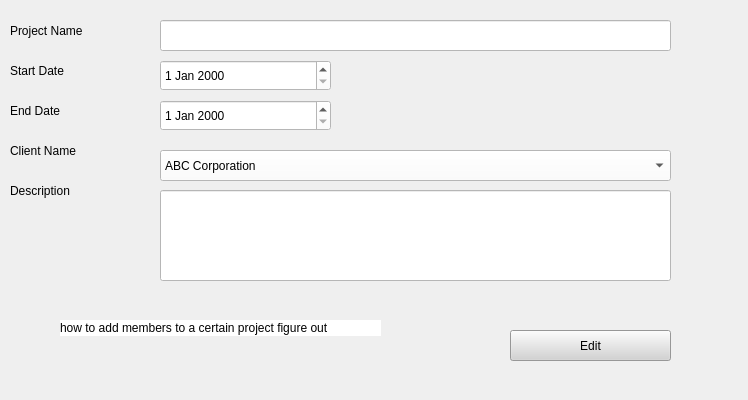
<?xml version="1.0" encoding="UTF-8"?>
<ui version="4.0">
 <class>Form</class>
 <widget class="QWidget" name="Form">
  <property name="geometry">
   <rect>
    <x>0</x>
    <y>0</y>
    <width>748</width>
    <height>400</height>
   </rect>
  </property>
  <property name="windowTitle">
   <string>Form</string>
  </property>
  <widget class="QComboBox" name="comboBox">
   <property name="geometry">
    <rect>
     <x>160</x>
     <y>150</y>
     <width>511</width>
     <height>31</height>
    </rect>
   </property>
   <property name="styleSheet">
    <string notr="true">background: white;</string>
   </property>
   <item>
    <property name="text">
     <string>ABC Corporation</string>
    </property>
   </item>
   <item>
    <property name="text">
     <string>XYZ Ltd</string>
    </property>
   </item>
   <item>
    <property name="text">
     <string>Tech Solutions</string>
    </property>
   </item>
  </widget>
  <widget class="QLineEdit" name="lineEdit_5">
   <property name="geometry">
    <rect>
     <x>160</x>
     <y>190</y>
     <width>511</width>
     <height>91</height>
    </rect>
   </property>
   <property name="styleSheet">
    <string notr="true">background: white;</string>
   </property>
   <property name="text">
    <string/>
   </property>
  </widget>
  <widget class="QDateEdit" name="dateEdit_2">
   <property name="geometry">
    <rect>
     <x>160</x>
     <y>60</y>
     <width>171</width>
     <height>31</height>
    </rect>
   </property>
   <property name="styleSheet">
    <string notr="true">background: white;</string>
   </property>
  </widget>
  <widget class="QLabel" name="label_2">
   <property name="geometry">
    <rect>
     <x>60</x>
     <y>320</y>
     <width>321</width>
     <height>16</height>
    </rect>
   </property>
   <property name="styleSheet">
    <string notr="true">background: white;</string>
   </property>
   <property name="text">
    <string>how to add members to a certain project figure out </string>
   </property>
  </widget>
  <widget class="QLabel" name="label">
   <property name="geometry">
    <rect>
     <x>10</x>
     <y>10</y>
     <width>141</width>
     <height>41</height>
    </rect>
   </property>
   <property name="styleSheet">
    <string notr="true">font: 10pt  &quot;Yu Gothic UI Semibold&quot;;
</string>
   </property>
   <property name="text">
    <string>Project Name</string>
   </property>
  </widget>
  <widget class="QLabel" name="label_3">
   <property name="geometry">
    <rect>
     <x>10</x>
     <y>50</y>
     <width>61</width>
     <height>41</height>
    </rect>
   </property>
   <property name="styleSheet">
    <string notr="true">font: 10pt  &quot;Yu Gothic UI Semibold&quot;;</string>
   </property>
   <property name="text">
    <string>Start Date</string>
   </property>
  </widget>
  <widget class="QLineEdit" name="lineEdit">
   <property name="geometry">
    <rect>
     <x>160</x>
     <y>20</y>
     <width>511</width>
     <height>31</height>
    </rect>
   </property>
   <property name="styleSheet">
    <string notr="true">background: white;</string>
   </property>
  </widget>
  <widget class="QDateEdit" name="dateEdit_3">
   <property name="geometry">
    <rect>
     <x>160</x>
     <y>100</y>
     <width>171</width>
     <height>31</height>
    </rect>
   </property>
   <property name="styleSheet">
    <string notr="true">background: white;</string>
   </property>
  </widget>
  <widget class="QLabel" name="label_4">
   <property name="geometry">
    <rect>
     <x>10</x>
     <y>90</y>
     <width>71</width>
     <height>41</height>
    </rect>
   </property>
   <property name="styleSheet">
    <string notr="true">font: 10pt  &quot;Yu Gothic UI Semibold&quot;;</string>
   </property>
   <property name="text">
    <string>End Date</string>
   </property>
  </widget>
  <widget class="QLabel" name="label_5">
   <property name="geometry">
    <rect>
     <x>10</x>
     <y>130</y>
     <width>121</width>
     <height>41</height>
    </rect>
   </property>
   <property name="styleSheet">
    <string notr="true">font: 10pt  &quot;Yu Gothic UI Semibold&quot;;</string>
   </property>
   <property name="text">
    <string>Client Name</string>
   </property>
  </widget>
  <widget class="QPushButton" name="pushButton">
   <property name="geometry">
    <rect>
     <x>510</x>
     <y>330</y>
     <width>161</width>
     <height>31</height>
    </rect>
   </property>
   <property name="styleSheet">
    <string notr="true">font: 10pt  &quot;Yu Gothic UI Semibold&quot;;
background: lightgrey;</string>
   </property>
   <property name="text">
    <string>Edit</string>
   </property>
  </widget>
  <widget class="QLabel" name="label_7">
   <property name="geometry">
    <rect>
     <x>10</x>
     <y>170</y>
     <width>121</width>
     <height>41</height>
    </rect>
   </property>
   <property name="styleSheet">
    <string notr="true">font: 10pt  &quot;Yu Gothic UI Semibold&quot;;</string>
   </property>
   <property name="text">
    <string>Description</string>
   </property>
  </widget>
 </widget>
 <resources/>
 <connections/>
</ui>
